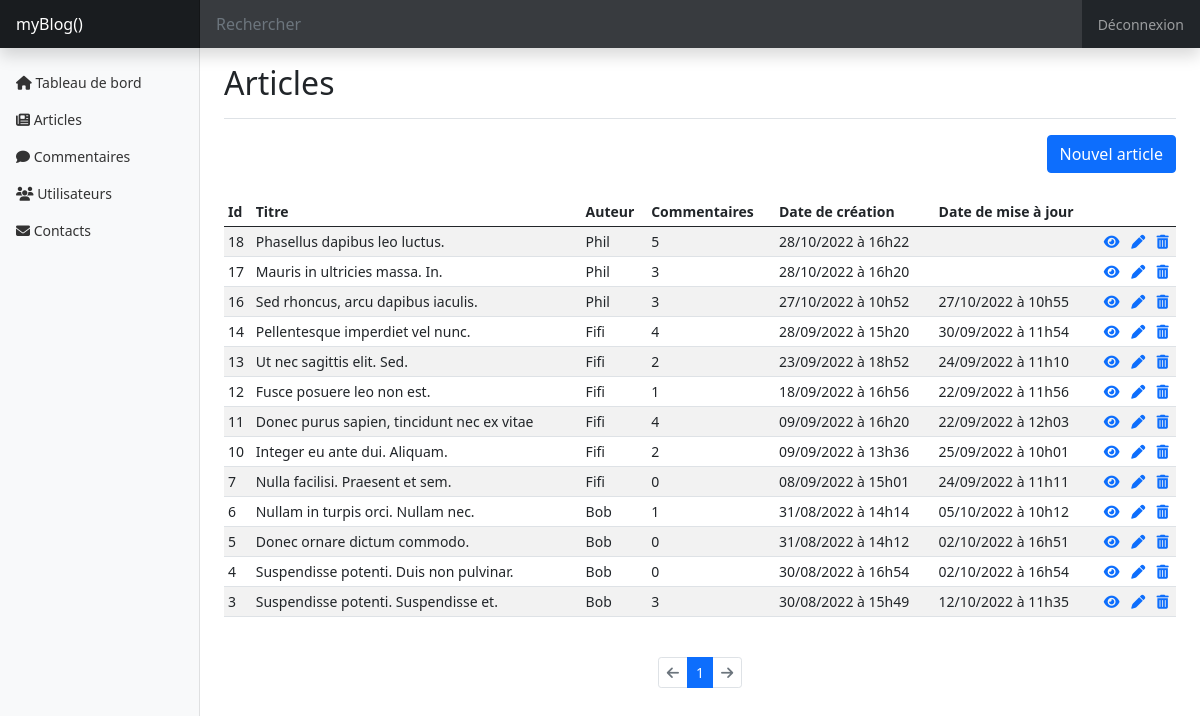
The app's page /index.php?action=posts (signed in) with its own data.
### tables this page shows
CREATE TABLE `posts` (
  `id` int(11) NOT NULL,
  `title` varchar(255) NOT NULL,
  `chapo` text NOT NULL,
  `content` text NOT NULL,
  `author` varchar(255) NOT NULL,
  `creation_date` datetime NOT NULL,
  `modification_date` datetime DEFAULT NULL
);

### src/controllers/admin/ViewAllPostsController.php (called while the page is built, shortened)
<?php
class ViewAllPostsController
{
    public function execute()
    {
        $globals = new Globals();
        $get = $globals->getGET();
        $postRepository = new PostRepository();
        $postRepository->connection = new DatabaseConnection();
        $posts = $postRepository->getPosts();
        if (isset($get['page']) && !empty($get['page'])) {
            $currentPage = (int) strip_tags($get['page']);
        } else {
            $currentPage = 1;
        }
        $postsNb = count($posts);
        $perPage = 15;
        $pages = ceil($postsNb / $perPage);
        $offset = ($currentPage * $perPage) - $perPage;
        $posts = array_slice($posts, $offset, $perPage);
        $commentRepository = new CommentRepository();
        $commentRepository->connection = new DatabaseConnection();
        $comments = $commentRepository->getComments();
        foreach ($posts as $post) {
            $commentsNb = 0;
            foreach ($comments as $comment) {
                if ($post->id == $comment->postId) {
                    $commentsNb++;
                }
            }
            $postsWithCommentsNb[] = [$post, $commentsNb];
        }
        require 'templates/admin/post.php';
    }
}

### src/lib/DatabaseConnection.php (called while the page is built, shortened)
<?php
class DatabaseConnection
{
    public ?\PDO $database = null;
    public function getConnection(): \PDO
    {
        if ($this->database === null) {
            $this->database = new \PDO('mysql:host=localhost;dbname=P5_myBlog;charset=utf8', 'root', '');
        }
        return $this->database;
    }
}

### src/repository/PostRepository.php (called while the page is built, shortened)
<?php
class PostRepository
{
    public DatabaseConnection $connection;
    public function getPosts(): array
    {
        $statement = $this->connection->getConnection()->query(
            "SELECT id, title, chapo, content, author,
            DATE_FORMAT(creation_date, '%d/%m/%Y à %Hh%i') AS french_creation_date,
            DATE_FORMAT(modification_date, '%d/%m/%Y à %Hh%i') AS french_modification_date
            FROM posts
            ORDER BY creation_date DESC"
        );
        $posts = [];
        while ($row = $statement->fetch()) {
            $post = new Post(
                $row['id'],
                $row['title'],
                $row['chapo'],
                $row['content'],
                $row['author'],
                $row['french_creation_date'],
                $row['french_modification_date']
            );
            $posts[] = $post;
        }
        return $posts;
    }
}

### src/model/post.php (called while the page is built, shortened)
<?php
class Post
{
    public function __construct(
        string $id,
        string $title,
        string $chapo,
        string $content,
        string $author,
        string $frenchCreationDate,
        ?string $frenchModificationDate
    ) {
        $this->id = $id;
        $this->title = $title;
        $this->author = $author;
        $this->frenchCreationDate = $frenchCreationDate;
        $this->frenchModificationDate = $frenchModificationDate;
    }
}

### templates/admin/post.php (the view, shortened to what this page needs)
<main class="col-md-9 ms-sm-auto col-lg-10 px-md-4">
    <div class="pt-3 pb-2 mb-3 border-bottom">
        <h1 class="h2">Articles</h1>
    </div>
    <div class="d-grid gap-2 d-md-flex justify-content-md-end mb-4">
        <a class="btn btn-primary" href="index.php?action=newPost" role="button">Nouvel article</a>
    </div>
    <div class="table-responsive">
        <table class="table table-striped table-sm">
            <thead>
                <tr>
                    <th scope="col">Id</th>
                    <th scope="col">Titre</th>
                    <th scope="col">Auteur</th>
                    <th scope="col">Commentaires</th>
                    <th scope="col">Date de création</th>
                    <th scope="col">Date de mise à jour</th>
                    <th scope="col"></th>
                    <th scope="col"></th>
                    <th scope="col"></th>
                </tr>
            </thead>
            <tbody>
                <?php
                foreach ($postsWithCommentsNb as $post) {
                ?>
                    <tr>
                        <td><?= $post[0]->id ?></td>
                        <td><?= $post[0]->title ?></td>
                        <td><?= $post[0]->author ?></td>
                        <td><?= $post[1] ?></td>
                        <td><?= $post[0]->frenchCreationDate ?></td>
                        <td><?= $post[0]->frenchModificationDate ?></td>
                        <td><a href="index.php?action=viewPost&id=<?= urlencode($post[0]->id) ?>" class="text-decoration-none fa-solid fa-eye"></a></td>
                        <td><a href="index.php?action=editPost&id=<?= urlencode($post[0]->id) ?>" class="text-decoration-none fa-sharp fa-solid fa-pen"></a></td>
                        <td><a href="" data-bs-toggle="modal" data-bs-target="#deletePost-<?= urlencode($post[0]->id) ?>" class="text-decoration-none fa-solid fa-trash-can"></a></td>
                    </tr>
                <?php
                }
                ?>
            </tbody>
        </table>
    </div>
    <nav aria-label="Pagination">
        <ul class="pagination justify-content-center my-4 pagination-sm">
            <li class="page-item <?= ($currentPage == 1) ? "disabled" : "" ?>">
                <a class="page-link" href="index.php?action=posts&page=<?= urlencode($currentPage) - 1 ?>" aria-label="Previous">
                    <span class="fa-solid fa-arrow-left" aria-hidden="true"></span>
                </a>
            </li>
            <?php for ($page = 1; $page <= $pages; $page++) : ?>
                <li class="page-item <?= ($currentPage == $page) ? "active" : "" ?>" aria-current="page">
                    <a class="page-link" href="index.php?action=posts&page=<?= urlencode($page) ?>"><?= $page ?></a>
                </li>
            <?php endfor ?>
            <li class="page-item <?= ($currentPage == $pages) ? "disabled" : "" ?>">
                <a class="page-link" href="index.php?action=posts&page=<?= urlencode($currentPage) + 1 ?>" aria-label="Next">
                    <span class="fa-solid fa-arrow-right" aria-hidden="true"></span>
                </a>
            </li>
        </ul>
    </nav>
</main>
<?php
require 'templates/admin/layout.php'
?>

### css/dashboard.css (style rules this page uses)
body { font-size: .875rem; }
th { cursor: pointer; }

### records on screen
posts: id "18", title "Phasellus dapibus leo luctus.", author "Phil", post "5", frenchCreationDate "28/10/2022 à 16h22"
posts: id "17", title "Mauris in ultricies massa. In.", author "Phil", post "3", frenchCreationDate "28/10/2022 à 16h20"
posts: id "16", title "Sed rhoncus, arcu dapibus iaculis.", author "Phil", post "3", frenchCreationDate "27/10/2022 à 10h52", frenchModificationDate "27/10/2022 à 10h55"
posts: id "14", title "Pellentesque imperdiet vel nunc.", author "Fifi", post "4", frenchCreationDate "28/09/2022 à 15h20", frenchModificationDate "30/09/2022 à 11h54"
posts: id "13", title "Ut nec sagittis elit. Sed.", author "Fifi", post "2", frenchCreationDate "23/09/2022 à 18h52", frenchModificationDate "24/09/2022 à 11h10"
posts: id "12", title "Fusce posuere leo non est.", author "Fifi", post "1", frenchCreationDate "18/09/2022 à 16h56", frenchModificationDate "22/09/2022 à 11h56"
posts: id "11", title "Donec purus sapien, tincidunt nec ex vitae", author "Fifi", post "4", frenchCreationDate "09/09/2022 à 16h20", frenchModificationDate "22/09/2022 à 12h03"
posts: id "10", title "Integer eu ante dui. Aliquam.", author "Fifi", post "2", frenchCreationDate "09/09/2022 à 13h36", frenchModificationDate "25/09/2022 à 10h01"
posts: id "7", title "Nulla facilisi. Praesent et sem.", author "Fifi", post "0", frenchCreationDate "08/09/2022 à 15h01", frenchModificationDate "24/09/2022 à 11h11"
posts: id "6", title "Nullam in turpis orci. Nullam nec.", author "Bob", post "1", frenchCreationDate "31/08/2022 à 14h14", frenchModificationDate "05/10/2022 à 10h12"
posts: id "5", title "Donec ornare dictum commodo.", author "Bob", post "0", frenchCreationDate "31/08/2022 à 14h12", frenchModificationDate "02/10/2022 à 16h51"
posts: id "4", title "Suspendisse potenti. Duis non pulvinar.", author "Bob", post "0", frenchCreationDate "30/08/2022 à 16h54", frenchModificationDate "02/10/2022 à 16h54"
posts: id "3", title "Suspendisse potenti. Suspendisse et.", author "Bob", post "3", frenchCreationDate "30/08/2022 à 15h49", frenchModificationDate "12/10/2022 à 11h35"
